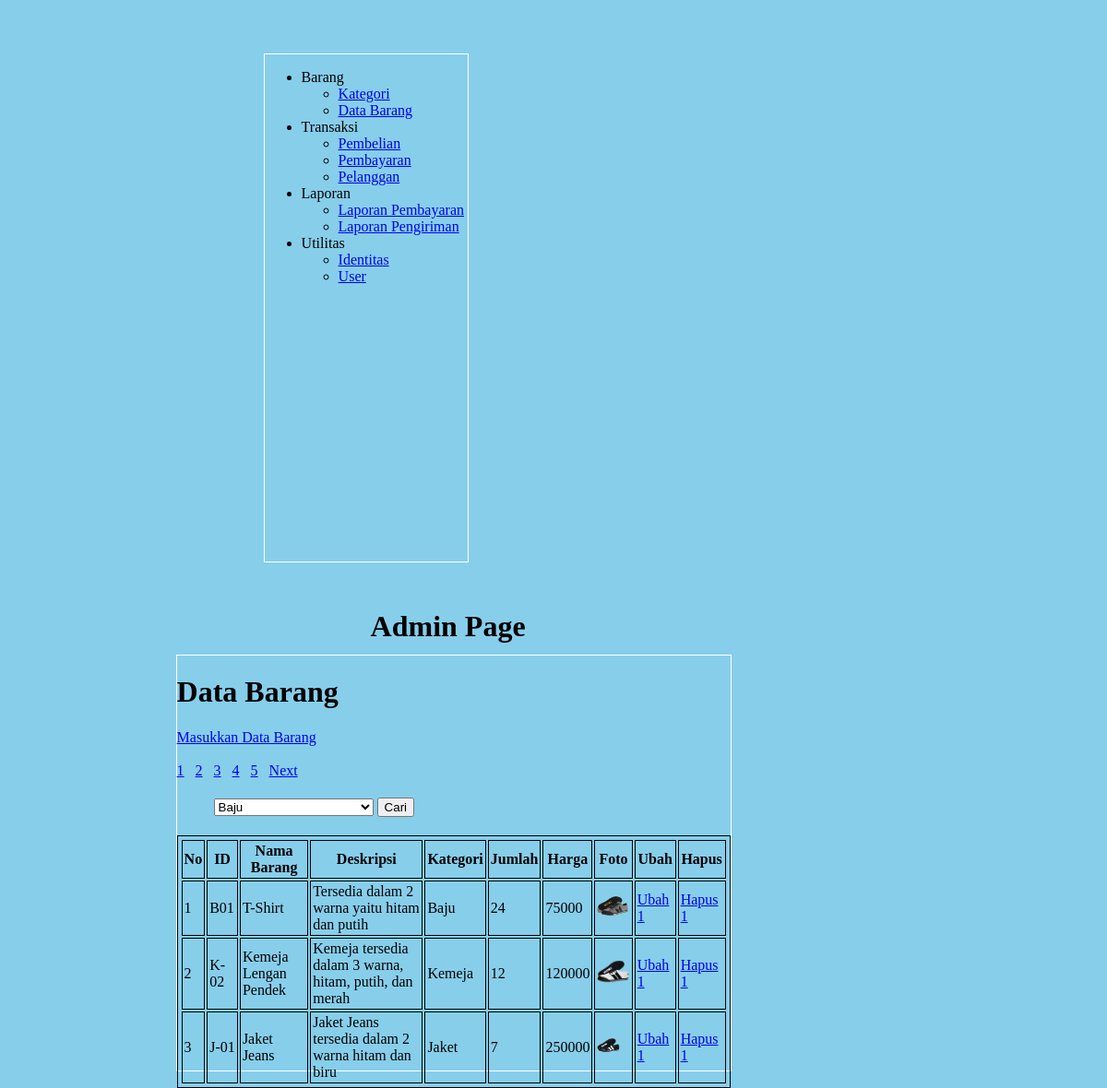
The page /admin/admin.php?menu=2&mode=1&page=1&data=1 on the database its author committed.
### tables this page shows
CREATE TABLE IF NOT EXISTS `tblbarang` (
  `id_barang` varchar(10) NOT NULL,
  `nama_barang` varchar(100) NOT NULL,
  `deskripsi` text NOT NULL,
  `kategori` varchar(100) NOT NULL,
  `jumlah` int(11) NOT NULL,
  `harga` float NOT NULL,
  `foto` varchar(100) NOT NULL,
  PRIMARY KEY (`id_barang`)
);

CREATE TABLE IF NOT EXISTS `tblkategori` (
  `kategori` varchar(100) NOT NULL,
  `keterangan_kategori` varchar(200) NOT NULL
);

### admin/databarang/select.php (the view, shortened to what this page needs)
<h1>Data Barang</h1>
<a href="?menu=2&mode=2&page=1&data=1">Masukkan Data Barang</a><br/>
<?php
	$query = "SELECT * FROM tblbarang";
	$result = $db->query($query);
	$jumlahdata = $result->num_rows;
	echo "<br/>";
	$data = 3;
	$jumlahhalaman = ceil($jumlahdata/$data);
	if (isset($_GET['page'])){
		$page = $_GET['page'];
		$mulai = ($_GET['page']-1)*$data;
	}else{
		$page=0;
		$mulai=0;
	}
	for ($a=1; $a<=$jumlahhalaman; $a++){
		echo "<a href='?menu=2&mode=1&page=$a&data=1'>$a</a>";
	}
	if ($page<$jumlahhalaman){
		echo "<a href='?menu=2&mode=1&page=";
		echo $page+1;
		echo "&data=1'>";
		echo "Next";
		echo "</a>";
	}
	$record = array();
	if ($result=$db->query("SELECT * FROM tblkategori")){
		if ($result->num_rows){
			while ($row = $result->fetch_object()){
				$record[]=$row;
			}
		}
	}
	$query = "SELECT * FROM tblbarang LEFT JOIN tblkategori
				ON tblbarang.kategori = tblkategori.kategori LIMIT $mulai , $data";
	$barang = array ();
	if ($result=$db->query($query)){
		if ($result->num_rows){
			while ($row = $result->fetch_object()){
				$barang[]=$row;
			}
		}
	}
?>
<form class="form" method="POST">
	<select name="select">
		<?php
			foreach ($record as $r){
				echo "<option value='$r->kategori'>$r->kategori</option>";
			}
		?>
	</select>
	<input type="submit" name="btncari" value="Cari"/>
</form>
<table>
	<tr>
		<th>No</th>
		<th>ID</th>
		<th>Nama Barang</th>
		<th>Deskripsi</th>
		<th>Kategori</th>
		<th>Jumlah</th>
		<th>Harga</th>
		<th>Foto</th>
		<th>Ubah</th>
		<th>Hapus</th>
	</tr>
	<?php
		$n= $mulai + 1;
			foreach ($barang as $b){
	?>
	<tr>
		<td><?php echo $n++;?></td>
		<td><?php echo $b->id_barang;?></td>
		<td><?php echo $b->nama_barang;?></td>
		<td><?php echo $b->deskripsi;?></td>
		<td><?php echo $b->kategori;?></td>
		<td><?php echo $b->jumlah;?></td>
		<td><?php echo $b->harga;?></td>
		<td><?php echo "<img src='images/$b->foto'>";?></td>
		<td><a href="?menu=2&mode=3&page=1&data=<?php echo $b->id_barang;?>">Ubah 1</a></td>
		<td><a href="?menu=2&mode=4&page=1&data=<?php echo $b->id_barang;?>">Hapus 1</a></td>
	</tr>
    <?php
        }
    ?>
</table>

### admin/style.css (style rules this page uses)
body { background : skyblue; }
.form { margin-left : 30px; margin-top: 10px; padding: 10px; }
.form select { width: 173px; }
table, th, td { Padding : 2px; border : 1px solid black; margin-top : 10px; }
img { height: 25px; }

### rows shown on the page
tblbarang: id_barang "B01", nama_barang "T-Shirt", deskripsi "Tersedia dalam 2 warna yaitu hitam dan putih", tblkategori.kategori "Baju", jumlah "24", harga "75000", foto (picture)
tblbarang: id_barang "K-02", nama_barang "Kemeja Lengan Pendek", deskripsi "Kemeja tersedia dalam 3 warna, hitam, putih, dan merah", tblkategori.kategori "Kemeja", jumlah "12", harga "120000", foto (picture)
tblbarang: id_barang "J-01", nama_barang "Jaket Jeans", deskripsi "Jaket Jeans tersedia dalam 2 warna hitam dan biru", tblkategori.kategori "Jaket", jumlah "7", harga "250000", foto (picture)

### other values the page prints
form field select "Baju"
